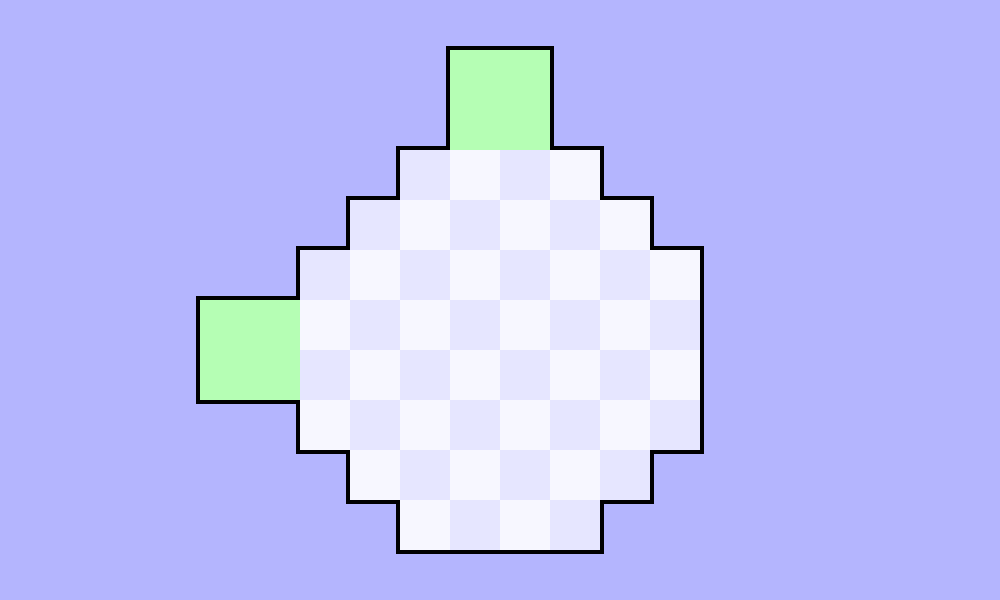

This is a level from a 2D game, rendered from its Tiled map with the project's own tilesets. A one-line summary and the map file follow, with tile-layer data summarised:
An orthogonal 20x12 tile map with 50x50 px tiles, 4 tile layers (empty, goal, walls, checkpoint).

<map version="1.4" tiledversion="1.4.3" orientation="orthogonal" renderorder="right-down" width="20" height="12" tilewidth="50" tileheight="50" infinite="0" nextlayerid="5" nextobjectid="1">
 <tileset firstgid="1" source="mymap.tsx" />
 <layer id="1" name="empty" width="20" height="12">
  <data>[240 cells, 188 non-empty, 3 distinct tile ids]</data>
 </layer>
 <layer id="2" name="goal" width="20" height="12">
  <data>[240 cells, 4 non-empty, 1 distinct tile ids]</data>
 </layer>
 <layer id="3" name="walls" width="20" height="12">
  <data>[240 cells, 44 non-empty, 3 distinct tile ids]</data>
 </layer>
 <layer id="4" name="checkpoint" width="20" height="12">
  <data>[240 cells, 4 non-empty, 1 distinct tile ids]</data>
 </layer>
</map>